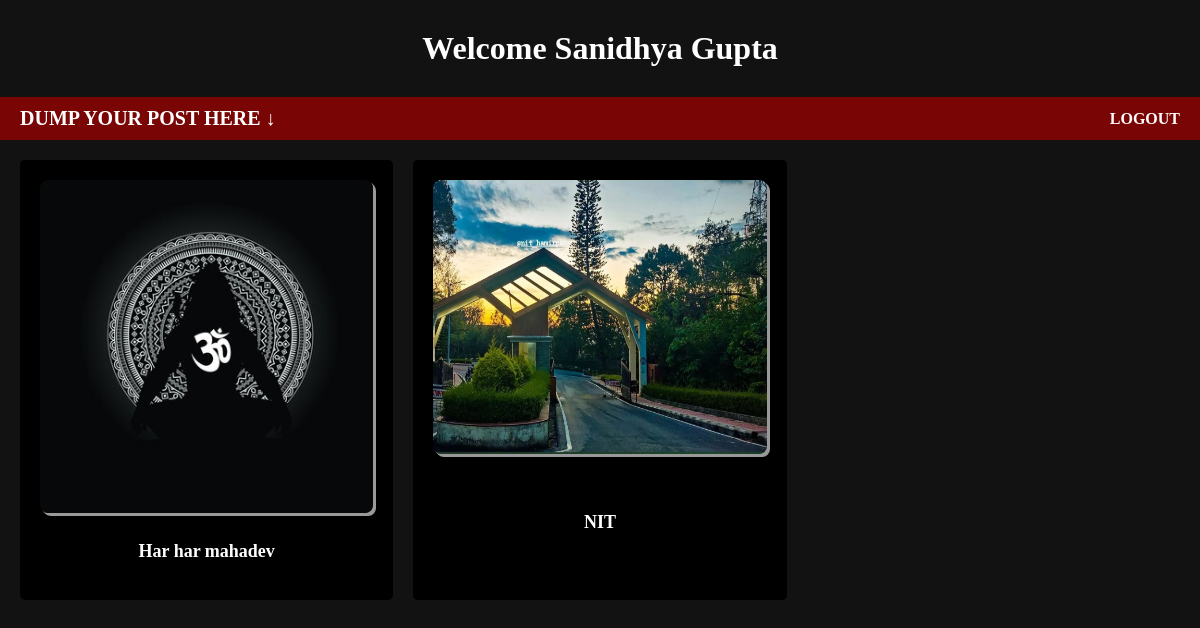
/visit/dashboard/ (signed in), run on an earlier commit of the app's database.
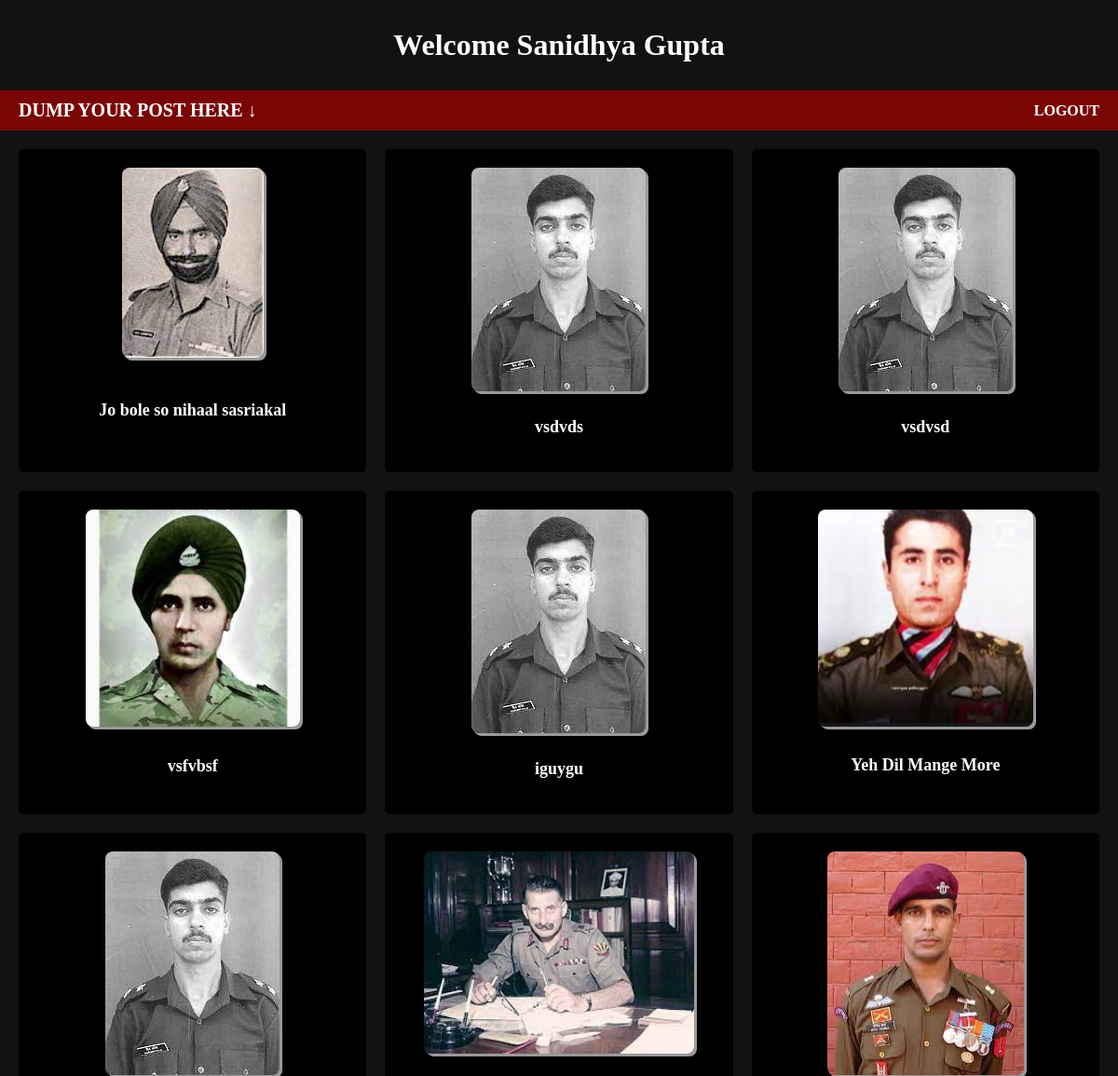
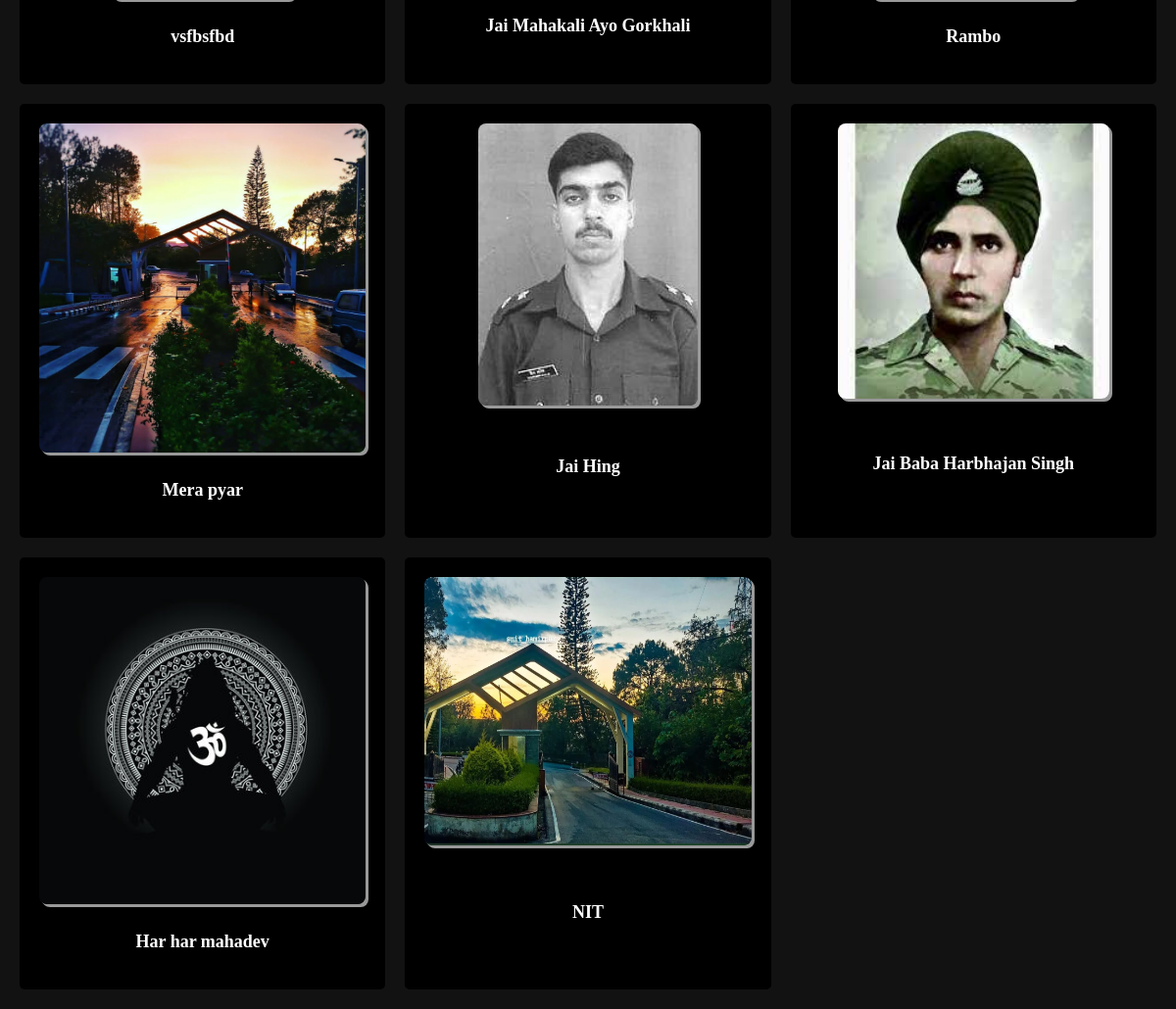
And on a later commit of the database (2 pictures, top to bottom).
### register/models.py (models this page shows)
class CustomUser(AbstractUser):
    username=None
    email=models.EmailField(unique=True)
    name=models.CharField(max_length=20)
    number=models.CharField(max_length=12)
    objects=UserManager()
    REQUIRED_FIELDS=[]
    USERNAME_FIELD='email'

### feed/models.py (models this page shows, shortened)
class Post_image(models.Model):
    author=models.ForeignKey(CustomUser,on_delete=models.CASCADE)
    photo=models.ImageField(upload_to="photos/")
    notes=models.CharField(max_length=200)
    time=models.TimeField()
    date=models.DateField()

### feed/views.py (the view)
# urls.py: path("dashboard/",views.feed,name="profile"),
def feed(response):
    show=Post_image.objects.filter(author=response.user.id).order_by('-id')
    person=response.user
    return render(response,'feed/profile.html',{"feeds":show,"person":person})

### feed/templates/feed/profile.html (shortened to what this page needs)
<!DOCTYPE html>
<html lang="en">
<head>
</head>
<body>
  <div id="heading">
    <h1>Welcome {{person.name}}</h1>
  </div>
  <div id="header">
    <a href="/visit/input" style="font-size: 20px;">Dump Your Post Here   &#x2193</a>
    <a href="/logout/" id="logout">Logout</a>
  </div>
  <div id="cont">
    {% for ps in feeds %}
    <div class="post">
      <div class="img">
        <img src="{{ps.photo.url}}" alt="" class="post_img">
      </div>
      <div class="caption">
        <p>{{ps.notes}}</p>
      </div>
    </div>
    {% endfor %}
  </div>
</body>
</html>

### feed/templates/feed/profile.html (style rules this page uses)
body { background-color: #121212; color: #ffffff; font-family: Georgia, 'Times New Roman', Times, serif; margin: 0; padding: 0; }
a { color: #ffffff; text-decoration: none; }
#header { font-family: Georgia, 'Times New Roman', Times, serif; background-color: #7a0505; padding: 10px; text-align: center; display: flex; align-items: center; justify-content: space-between; }
#header a { font-family: Georgia, 'Times New Roman', Times, serif; margin: 0 10px; font-weight: bold; text-transform: uppercase; }
#heading { font-family: Georgia, 'Times New Roman', Times, serif; text-align: center; padding: 20px; }
#heading h1 { color: #ffffff; margin: 10px 0; }
#logout { justify-self: flex-end; }
#cont { padding: 20px; text-align: center; display: grid; grid-template-columns: repeat(auto-fill, minmax(300px, 1fr)); gap: 20px; }
.post { background-color: #000000; padding: 20px; border-radius: 5px; text-align: center; display: grid; grid-template-rows: auto auto; }
.post .img { display: flex; justify-content: center; }
.post_img { max-width: 100%; height: auto; border-radius: 8px; box-shadow: 1px 1px 0px #999, 2px 2px 0px #999, 3px 3px 0px #999; }
.caption { font-family: Georgia, 'Times New Roman', Times, serif; margin-top: 10px; color: #ffffff; font-size: 18px; font-weight: 600; display: flex; flex-direction: row; align-items: center; justify-content: center; }

What changed in the data, as far as the page shows it:
added Post_image: photo (picture), notes "Jo bole so nihaal sasriakal"
added Post_image: photo (picture), notes "vsdvds"
added Post_image: photo (picture), notes "vsdvsd"
added Post_image: photo (picture), notes "vsfvbsf"
added Post_image: photo (picture), notes "iguygu"
added Post_image: photo (picture), notes "Yeh Dil Mange More"
added Post_image: photo (picture), notes "vsfbsfbd"
added Post_image: photo (picture), notes "Jai Mahakali Ayo Gorkhali"
added Post_image: photo (picture), notes "Rambo"
added Post_image: photo (picture), notes "Mera pyar"
added Post_image: photo (picture), notes "Jai Hing"
added Post_image: photo (picture), notes "Jai Baba Harbhajan Singh"
